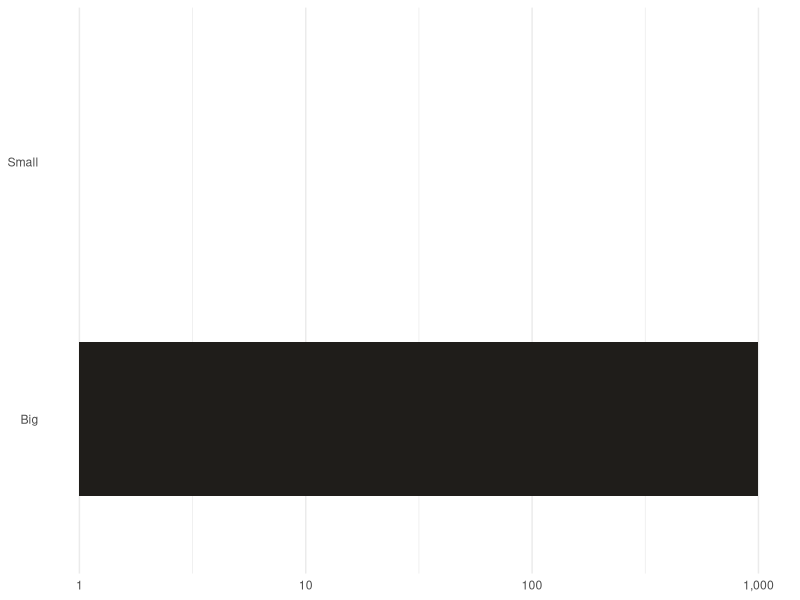

Recreate this plot in R.
## ---- chunk 1
#| label: fig-test-r
#| fig-cap: "The same two quantities on a log scale: now the small one is visible."
#| fig-height: 2
library(ggplot2)
d <- data.frame(what = c("Big", "Small"), value = c(1000, 1))
ggplot(d, aes(value, what, fill = what)) +
  geom_col(width = 0.6) +
  scale_x_log10(labels = scales::label_comma()) +
  scale_fill_manual(values = c(Big = "#1F1D1A", Small = "#B23A26"), guide = "none") +
  labs(x = NULL, y = NULL) +
  theme_minimal(base_family = "sans") +
  theme(plot.background = element_rect(fill = "transparent", colour = NA),
        panel.grid.major.y = element_blank())
